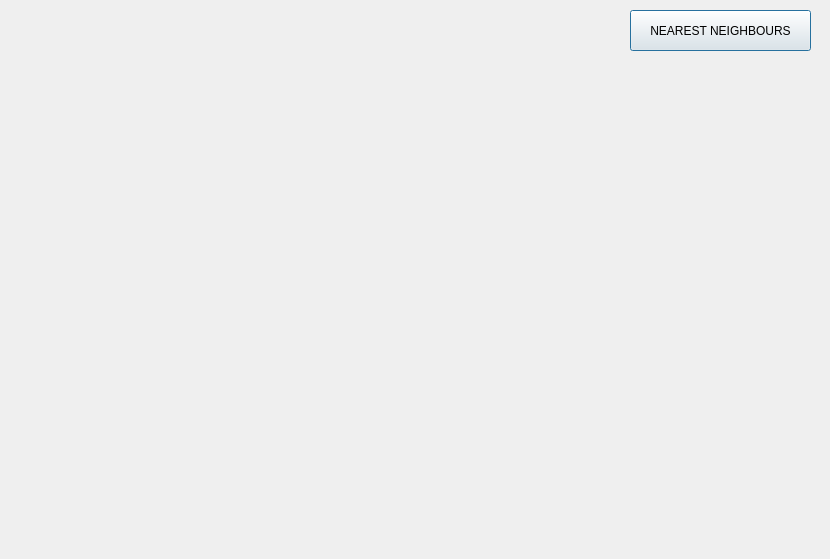
<?xml version="1.0" encoding="UTF-8"?>
<ui version="4.0">
 <class>kdtree</class>
 <widget class="QDialog" name="kdtree">
  <property name="geometry">
   <rect>
    <x>0</x>
    <y>0</y>
    <width>830</width>
    <height>559</height>
   </rect>
  </property>
  <property name="windowTitle">
   <string>Dialog</string>
  </property>
  <widget class="QPushButton" name="pushButton">
   <property name="geometry">
    <rect>
     <x>630</x>
     <y>10</y>
     <width>181</width>
     <height>41</height>
    </rect>
   </property>
   <property name="text">
    <string>NEAREST NEIGHBOURS</string>
   </property>
  </widget>
 </widget>
 <resources/>
 <connections/>
</ui>
